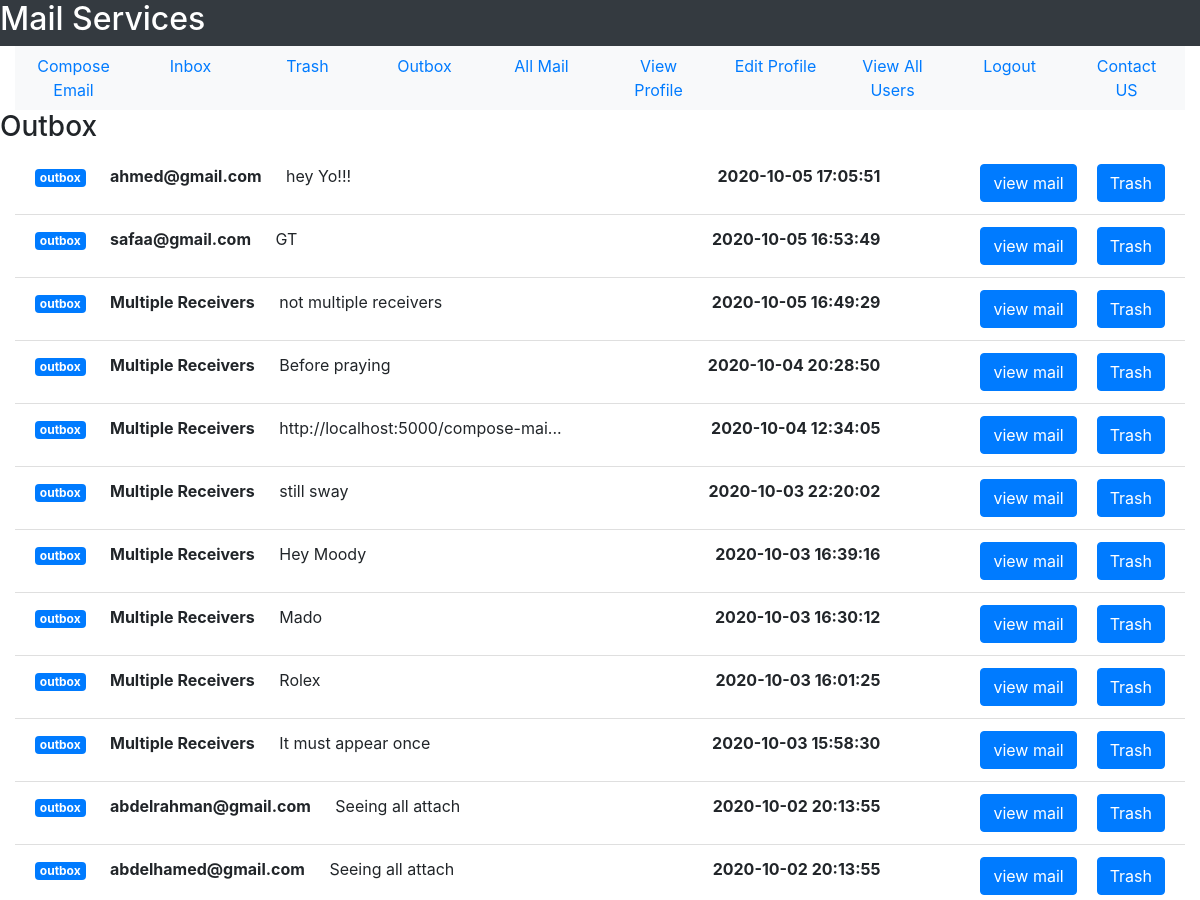
The page /outbox (signed in, upper part) on the database as committed earlier.
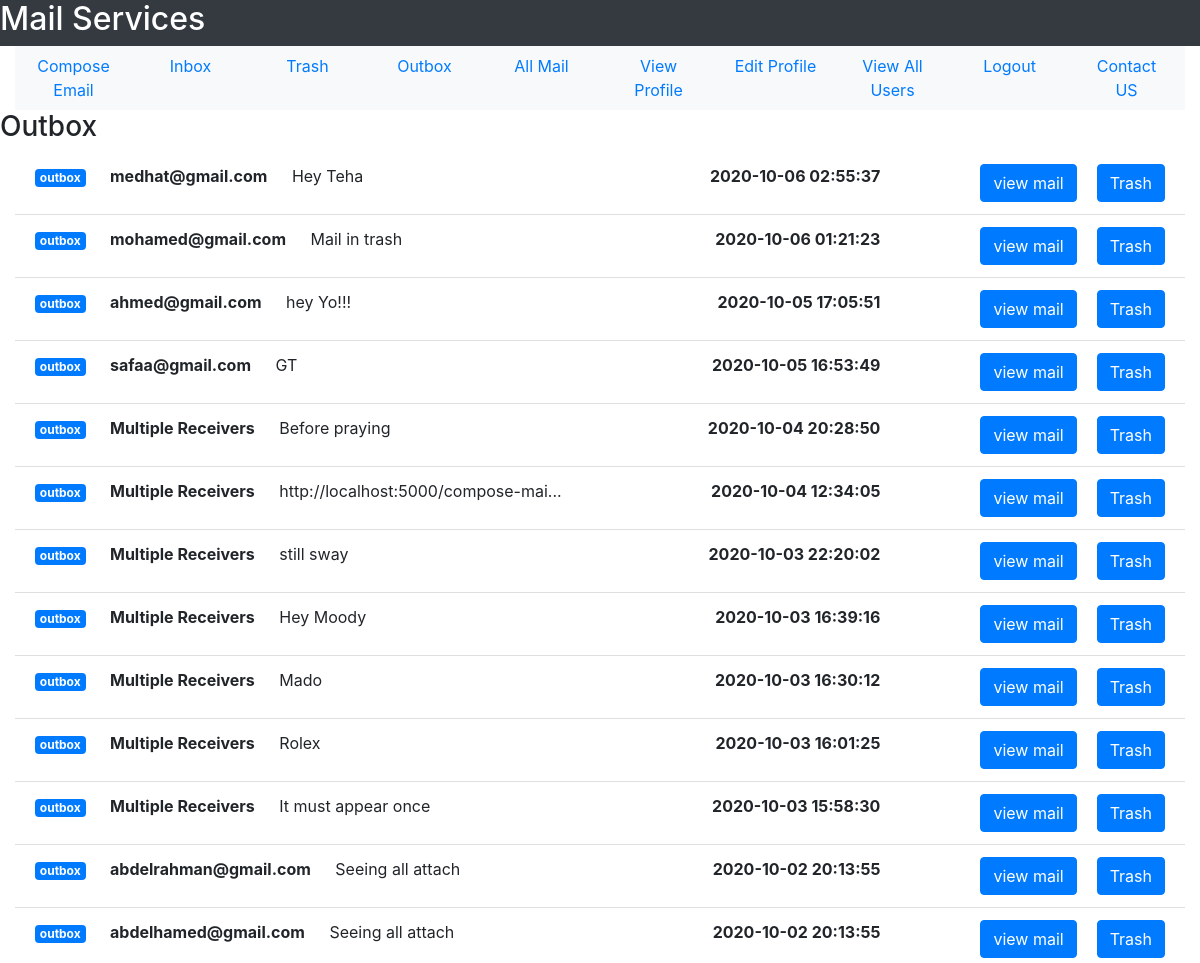
The same page on the database as committed later.
### tables this page shows
CREATE TABLE mail(mail_id INTEGER PRIMARY KEY, sender_id INTEGER NOT NULL, receiver_id INTEGER NOT NULL, mail_subject TEXT, mail_body TEXT,  mail_date TEXT NOT NULL,mail_seen INTEGER DEFAULT 0 CHECK(mail_seen == 0 OR mail_seen == 1), sender_trashed INTEGER DEFAULT 0 CHECK(sender_trashed == 0 OR sender_trashed == 1), receiver_trashed INTEGER DEFAULT 0 CHECK(receiver_trashed == 0 OR receiver_trashed == 1), multiple_receivers INTEGER DEFAULT 0 CHECK(multiple_receivers == 0 OR multiple_receivers == 1), FOREIGN KEY(sender_id, receiver_id) REFERENCES user(user_id, user_id));

CREATE TABLE user(user_id INTEGER PRIMARY KEY, user_name TEXT NOT NULL, user_email TEXT NOT NULL, user_password TEXT  NOT NULL, user_gender TEXT NOT NULL, user_date_of_birth TEXT NOT NULL, user_city TEXT NOT NULL, user_country TEXT NOT NULL, user_contact INTEGER, user_account_creation_date TEXT NOT NULL, user_active INTEGER DEFAULT 0 CHECK(user_active == 1 OR user_active == 0), UNIQUE(user_email));

### User/User_Mail/user_mail.py (the view)
@user_mail_bp.route("/outbox")
def see_outbox():
    outbox = return_outbox(get_user_id(session["email"]))
    return render_template("User_Mail/outbox.html", outbox_mails = outbox)

### User/User_Mail/user_mail.py (called while the page is built)
def get_user_id(user_email):
    sqlite_connection = sqlite3.connect('MAIL_DB.db')
    select_user_query = """SELECT user_id FROM user WHERE user_email = ?;"""
    select_user_query_data = (user_email,)
    user_record = sqlite_connection.execute(select_user_query, select_user_query_data)
    user_id = 0
    for data in user_record:
        user_id = data[0]
    sqlite_connection.close()
    return user_id

def get_user_email(user_id):
    sqlite_connection = sqlite3.connect('MAIL_DB.db')
    select_user_query = """SELECT user_email FROM user WHERE user_id = ?;"""
    select_user_query_data = (user_id,)
    user_record = sqlite_connection.execute(select_user_query, select_user_query_data)
    user_email = ""
    for data in user_record:
        user_email = data[0]
    sqlite_connection.close()
    return user_email

def remove_milli_seconds(full_date):
    date = datetime.strptime(full_date, '%Y-%m-%d %H:%M:%S.%f')
    return date.strftime('%Y-%m-%d %H:%M:%S')

### User/User_Mail/templates/User_Mail/outbox.html (shortened to what this page needs)
<!DOCTYPE html>
<html lang = "en">
    <head>
        <link rel="stylesheet" href="https://maxcdn.bootstrapcdn.com/bootstrap/4.5.2/css/bootstrap.min.css">
    </head>
<body>
    <div class = "container-fluid">
    <div class = "row bg-dark text-white">
        <h2>Mail Services</h2>
    </div>
    <div>
        <ul class = "nav nav-justified bg-light">
            <li class = 'nav-item'>
                <a href = "{{url_for('user_mail_bp.compose_email')}}" class = 'nav-link'>Compose Email</a>
            </li>
            <li class = 'nav-item'>
                <a href = "{{url_for('user_mail_bp.see_inbox')}}" class = 'nav-link'>Inbox</a>
            </li>
            <li class = 'nav-item'>
                <a href = "{{url_for('user_mail_bp.trash')}}" class = 'nav-link'>Trash</a>
            </li>
            <li class = 'nav-item'>
                <a href = "{{url_for('user_mail_bp.see_outbox')}}" class = 'nav-link'>Outbox</a>
            </li>
            <li class = 'nav-item'>
                <a href = "{{url_for('user_mail_bp.see_all_mail')}}" class = 'nav-link'>All Mail</a>
            </li>
            <li class = 'nav-item'>
                <a href = "{{url_for('user_profile_bp.view_profile')}}" class = 'nav-link'>View Profile</a>
            </li>
            <li class = 'nav-item'>
                <a href = "{{url_for('user_profile_bp.edit_profile_form')}}" class = 'nav-link'>Edit Profile</a>
            </li>
            <li class = 'nav-item'>
                <a href = "{{url_for('user_profile_bp.view_all_users')}}" class = 'nav-link'>View All Users</a>
            </li>
            <li class = 'nav-item'>
                <a href = "{{url_for('user_profile_bp.logout')}}" class = 'nav-link'>Logout</a>
            </li>
            <li class = 'nav-item'>
                <a href = '#' class = 'nav-link'>Contact US</a>
            </li>
        </ul>
    </div>
    <div class = "row">
        <h3>Outbox</h3>
    </div>
    <div>
       <ul class = "list-group list-group-flush">
           {% for mail in outbox_mails %}
           <li class = "list-group-item">
               <span class = "badge badge-primary">outbox</span>
               <strong style = "margin-left: 20px;">{{mail['receiver_mail']}}</strong>
               <span style = "margin-left: 20px;" id = "mailSubject">{{mail['mail_subject']}}</span>
               <a href = "{{url_for('user_mail_bp.outbox_to_trash', mail_id = mail['mail_id'])}}"
               class = "btn btn-primary float-right" style = "margin-left: 20px;">Trash</a>
               <a href = "{{url_for('user_mail_bp.view_mail', mail_id = mail['mail_id'])}}"
               class = "btn btn-primary float-right">view mail</a>
               <strong style = "margin-right: 100px;" class = "float-right">{{mail['mail_date']}}</strong>
           </li>
           {% endfor %}
       </ul>
    </div>
    </div>
</body>
</html>

Rows that differ between the two databases and show on the page:
no longer on this page (row edited): mail: mail_subject "not multiple receivers"
now on this page (row unchanged): user: receiver_mail "medhat@gmail.com"
added mail: mail_subject "Hey Teha"
now on this page (row unchanged): user: receiver_mail "mohamed@gmail.com"
now on this page (row edited): mail: mail_subject "Mail in trash"
Other text that changed with them:
new list line: "outbox Trash view mail 2020-10-06 02:55:37"
new list line: "outbox Trash view mail 2020-10-06 01:21:23"
list line gone: "outbox Multiple Receivers Trash view mail 2020-10-05 16:49:29"
